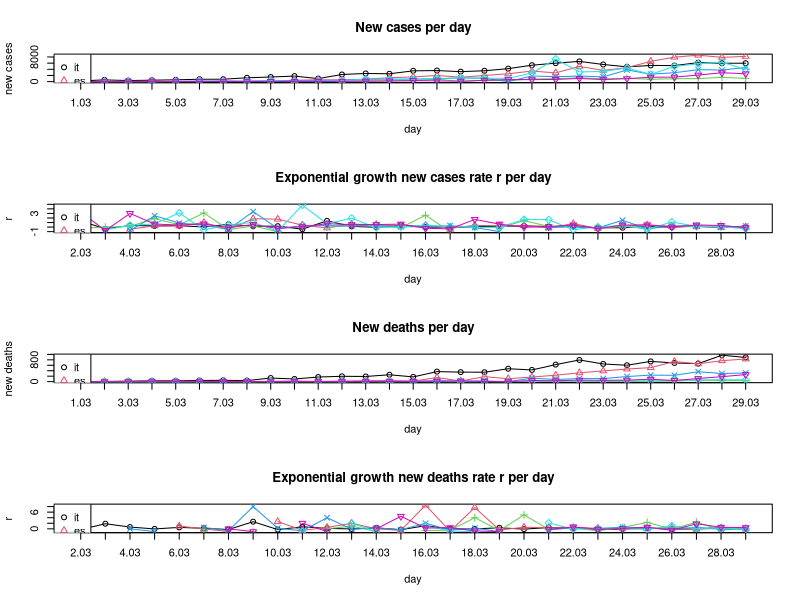

Write R code to recreate this figure.
## Exponential growth
# y = a * (1 + r)^x
# a = initial value (the amount before measuring growth or decay)
# r = growth or decay rate (most often represented as a percentage and expressed as a decimal)
# x = number of time intervals that have passed
# (y/a)^(1/x) - 1 = r

BASE_DIR <- "~/covid-19/"
setwd(BASE_DIR)

## March: New confirmed covid-19 cases per day. Data taken from daily situation reports from the WHO website.
days <- c('01.03','02.03','03.03','04.03','05.03','06.03','07.03',
          '08.03','09.03','10.03','11.03','12.03','13.03','14.03',
          '15.03','16.03','17.03','18.03','19.03','20.03','21.03',
          '22.03','23.03','24.03','25.03','26.03','27.03','28.03',
          '29.03')
it <- c(240,561,347,466,587,769,778,1247,1492,1797,977,2313,2651,
        2547,3497,3590,3233,3526,4207,5322,5986,6557,5560,4789,5249,
        5210,6153,5959,5974)
es <- c(13,0,69,37,47,59,117,56,159,435,615,501,825,1266,1522,2000,
        1438,1987,2538,3431,2833,4946,3646,4517,6584,7937,8578,7871,
        8189)
ch <- c(8,6,6,7,20,30,123,55,68,0,159,154,213,267,234,841,0,450,353,
        853,977,1237,894,1044,774,925,1000,1390,1048)
fr <- c(43,0,91,21,73,138,193,93,410,286,372,495,591,780,829,911,
        1193,1079,0,1834,1598,1821,1525,3794,2410,2895,3866,3756,
        4603)
de <- c(0,72,28,39,66,272,105,156,317,27,157,271,802,693,733,1043,
        1174,1144,1042,2801,7324,3140,3311,4438,2342,4954,5780,6294,
        3965)
uk <- c(3,13,3,12,20,29,49,43,67,46,50,87,134,208,342,251,152,407,
        672,647,706,1035,669,967,1427,1452,2129,2885,2546)
all_countries <- list(it,es,ch,fr,de,uk)

## March: New confirmed covid-19 deaths per day. Data taken from daily situation reports from the WHO website.
it_d <- c(8,6,17,28,27,41,49,37,132,97,168,196,189,252,173,368,349,
          345,473,429,625,795,649,601,743,685,660,971,887)
es_d <- c(0,0,0,0,1,2,2,0,5,18,8,12,36,36,16,152,21,182,107,169,
          235,324,394,462,514,738,655,769,832)
ch_d <- c(0,0,0,0,0,1,0,1,0,0,1,1,2,0,5,2,1,5,2,12,10,13,4,6,20,17,
          58,36,38)
fr_d <- c(0,0,1,1,0,2,3,1,9,11,3,15,13,18,12,36,21,27,0,128,78,112,
          112,186,240,231,364,297,319)
de_d <- c(0,0,0,0,0,0,0,0,0,2,0,1,3,0,2,4,1,0,0,8,25,22,27,32,23,49,
          55,72,64)
uk_d <- c(0,0,0,0,0,0,1,1,0,1,3,0,2,2,11,14,20,5,0,41,33,56,48,54,
          87,41,115,181,260)
all_countries_d <- list(it_d,es_d,ch_d,fr_d,de_d,uk_d)

## Computing exponential growth rates r
compute_r <- function(y, t, x){
  r <- c()
  for(i in 2:length(t)){
    new_r <- (y[i] / y[i-1])^(1/x) - 1
    if(abs(new_r) %in% c(Inf, NaN)) new_r <- NA
    r <- c(r, new_r)
  }
  return(r)
}

r_it <- compute_r(it, days, 1)
r_es <- compute_r(es, days, 1)
r_ch <- compute_r(ch, days, 1)
r_fr <- compute_r(fr, days, 1)
r_de <- compute_r(de, days, 1)
r_uk <- compute_r(uk, days, 1)
all_countries_r <- list(r_it,r_es,r_ch,r_fr,r_de,r_uk)

r_it_d <- compute_r(it_d, days, 1)
r_es_d <- compute_r(es_d, days, 1)
r_ch_d <- compute_r(ch_d, days, 1)
r_fr_d <- compute_r(fr_d, days, 1)
r_de_d <- compute_r(de_d, days, 1)
r_uk_d <- compute_r(uk_d, days, 1)
all_countries_r_d <- list(r_it_d,r_es_d,r_ch_d,r_fr_d,r_de_d,r_uk_d)

## Plotting
all_countries_names <- c('it','es','ch','fr','de','uk')
colors <- 1:length(all_countries_names)
pchs <- 1:length(all_countries_names)

pdf('figures/static-new-cases-with-growth-rate.pdf', height = 10, paper = 'a4')

par(mfrow=c(4,1))

# New cases per day
plot(days, unlist(all_countries[1]), main='New cases per day', type='o',
     ylim=c(0,max(unlist(all_countries),na.rm=T)),
     xaxt="n", col=colors[1], pch=pchs[1], ylab='new cases', xlab='day')
axis(1, at=days, labels=T)
for(i in 2:length(all_countries)){
  lines(days, unlist(all_countries[i]), type='o', col=colors[i], pch=pchs[i])
}
legend('topleft',legend=all_countries_names,col=colors,pch=pchs)

# Exponential growth new cases rate r per day
plot(days[-1], unlist(all_countries_r[1]), main='Exponential growth new cases rate r per day', type='o',
     ylim=c(min(unlist(all_countries_r),na.rm=T), max(unlist(all_countries_r),na.rm=T)),
     xaxt="n", col=colors[1], pch=pchs[1], ylab='r', xlab='day')
axis(1, at=days[-1], labels=T)
for(i in 2:length(all_countries_r)){
  lines(days[-1], unlist(all_countries_r[i]), type='o', col=colors[i], pch=pchs[i])
}
legend('topleft',legend=all_countries_names,col=colors,pch=pchs)


# New deaths per day
plot(days, unlist(all_countries_d[1]), main='New deaths per day', type='o',
     ylim=c(0,max(unlist(all_countries_d),na.rm=T)),
     xaxt="n", col=colors[1], pch=pchs[1], ylab='new deaths', xlab='day')
axis(1, at=days, labels=T)
for(i in 2:length(all_countries_d)){
  lines(days, unlist(all_countries_d[i]), type='o', col=colors[i], pch=pchs[i])
}
legend('topleft',legend=all_countries_names,col=colors,pch=pchs)

# Exponential growth new deaths rate r per day
plot(days[-1], unlist(all_countries_r_d[1]), main='Exponential growth new deaths rate r per day', type='o',
     ylim=c(min(unlist(all_countries_r_d),na.rm=T), max(unlist(all_countries_r_d),na.rm=T)),
     xaxt="n", col=colors[1], pch=pchs[1], ylab='r', xlab='day')
axis(1, at=days[-1], labels=T)
for(i in 2:length(all_countries_r_d)){
  lines(days[-1], unlist(all_countries_r_d[i]), type='o', col=colors[i], pch=pchs[i])
}
legend('topleft',legend=all_countries_names,col=colors,pch=pchs)

dev.off <- dev.off()
